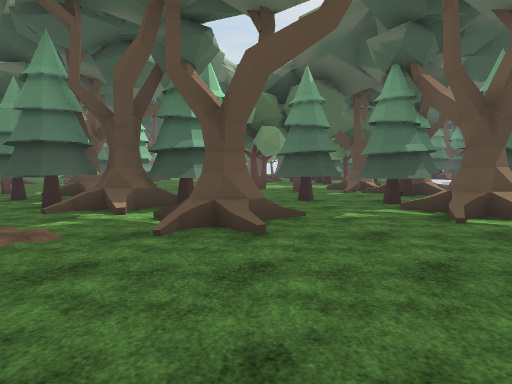
view 1 (above)

24 first-person views from a walk through a 3-D level made in the Unity game engine. The camera is 1.4 m above the floor, tilts 4° down and sees 70° across. The floor is counted in squares, 2 m on a side. Each view is taken from the middle of a square. On the plan, view 1 faces up. The plan holds only what a view shows up to about 11 squares ahead; the rest is blank. The place goes on beyond the plan. The player is left out. Some surface patterns are stand-ins.

view 2
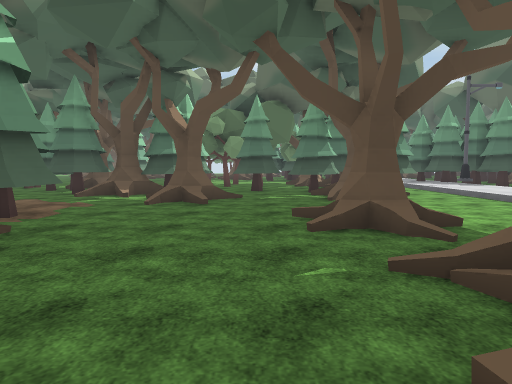

view 3
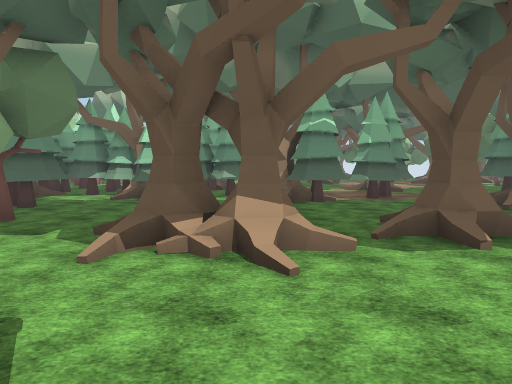

view 4
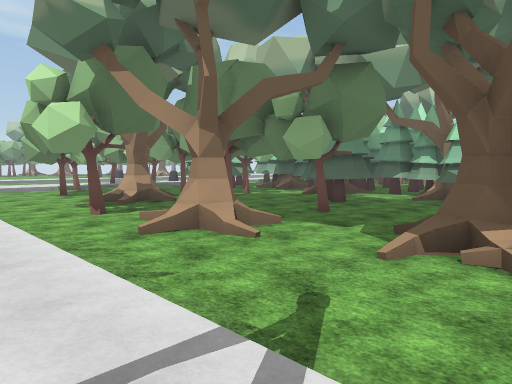

view 5
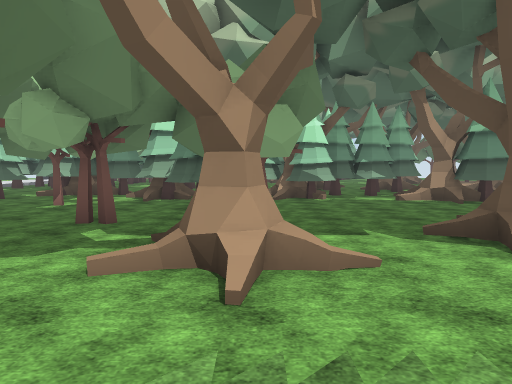

view 6
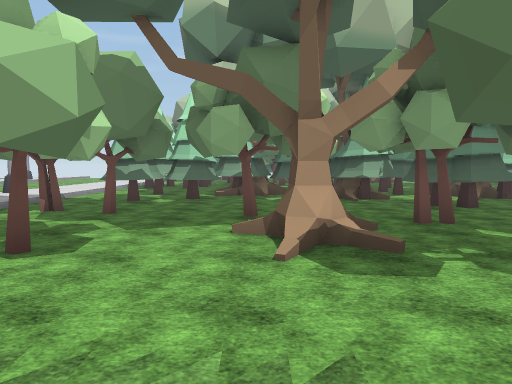

view 7
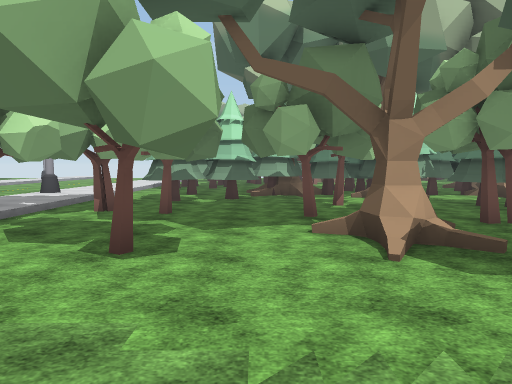

view 8
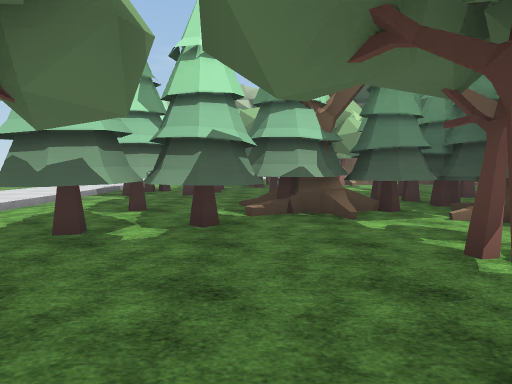

view 9
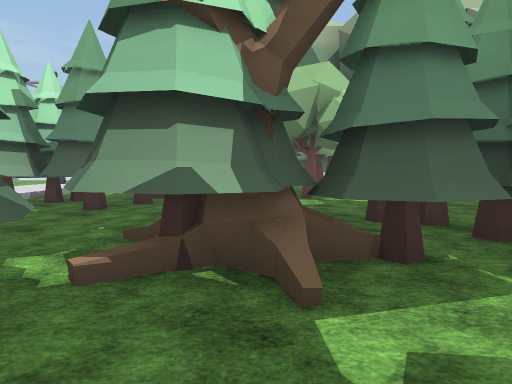

view 10
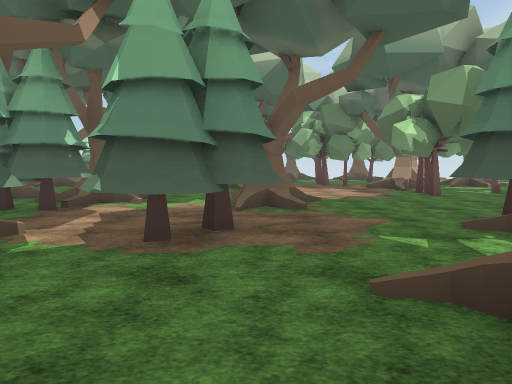

view 11
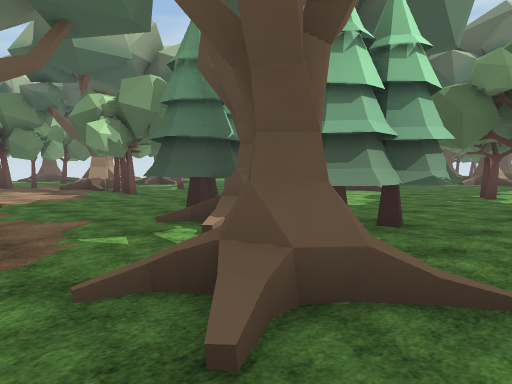

view 12
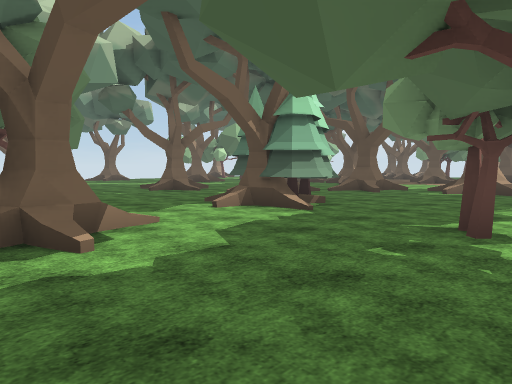

view 13
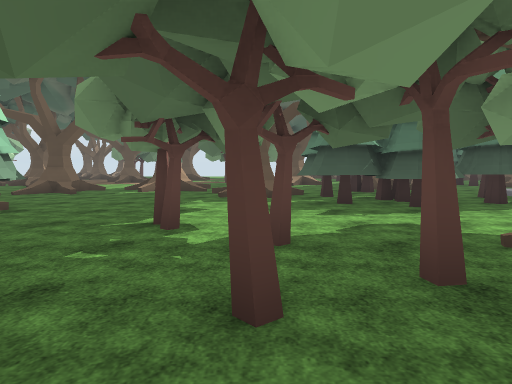

view 14
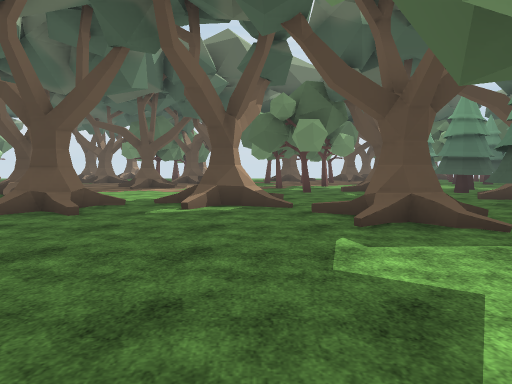

view 15
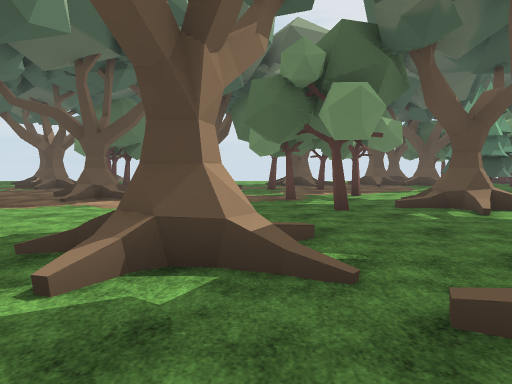

view 16
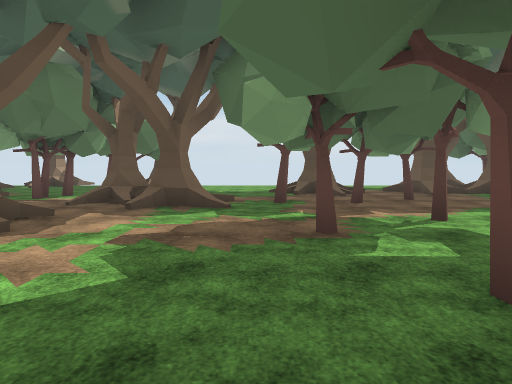

view 17
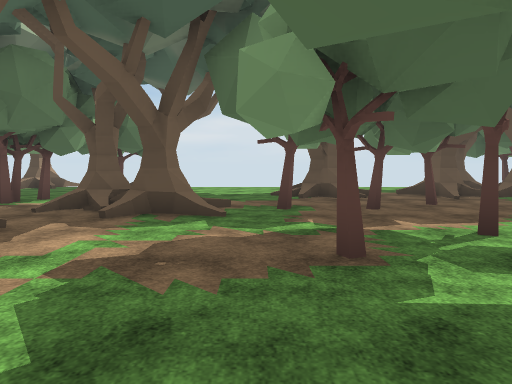

view 18
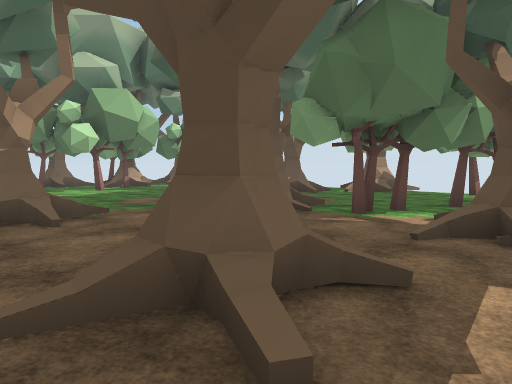

view 19
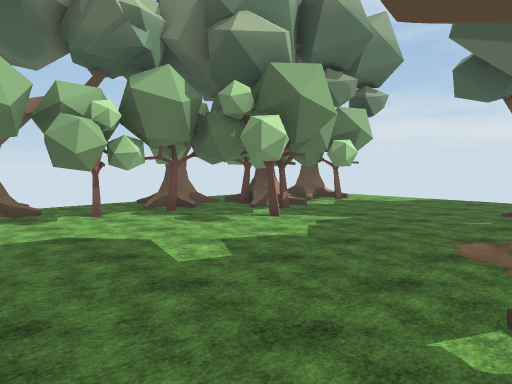

view 20
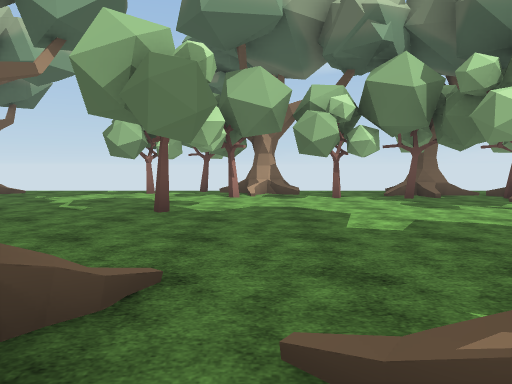

view 21
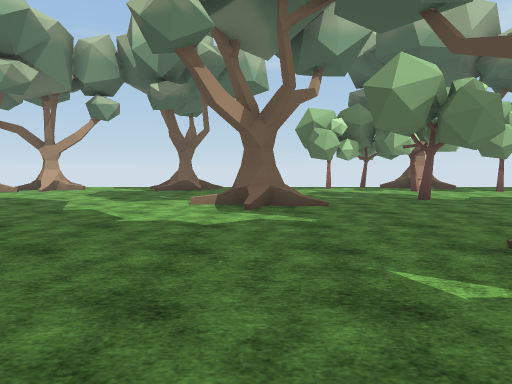

view 22
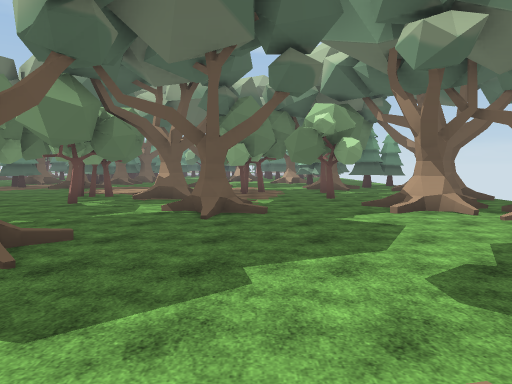

view 23
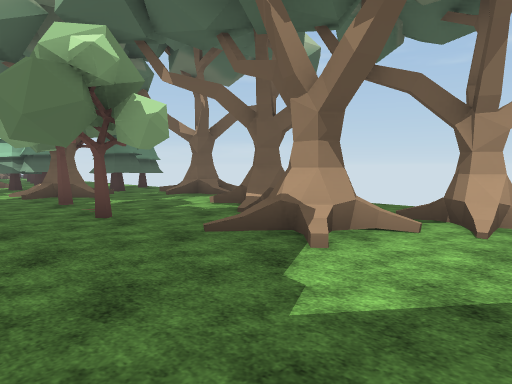

view 24
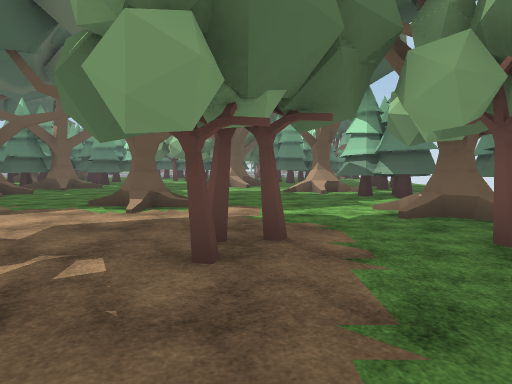

### Floor plan
Key: @ floor where view 1 was taken; # wall or solid block; x gap in a wall; . main floor; : floor 0.25 m higher than the main floor; / step, stairs or slope; = window, fence, low wall or low ledge; O other object.
Columns run from 19 left of view 1 to 7 right of it. Each row starts with its distance up from view 1.
 34           O
 33      ...  O.#
 32  OO .... .....O ..
 31   O#....OO...#O...
 30    ...... ...#  .. O.OOOO
 29  .O#.....  ...  ..//...OO
 28  /./..... OO#.O  ...#..
 27 .O/.#.... ....OO/#.#...
 26 .//............//.....
 25 .............O/....#.. #
 24 .........OO..O/...#.. ##
 23 O=.......// ./......O  ##
 22 #.#.#...// O .....#.OO##
 21 ......../O O .........##
 20 .#......./.   .. ......O
 19 ...../....... ..OO.... O
 18 .....O/......OO.O../.##
 17 ...../.............O##. /
 16  O..........O.......#####
 15  /.......  .  ......#####
 14  ........O..####......#.
 13  /............O#........
 12  O/...............#....
 11  /O/...O..............O
 10  .OO... ...........#...
  9   /.... ..#..#.O......#O
  8  O..#...O/....##....#.##
  7  .......OOx#..##  #.#####/:
  6  ...#..........##O#...#../:
  5 O../.............//O..OO./:
  4  ./O/............./O...../
  3  ## /..//..  OO.#........
  2  #......O.......##...O...
  1  ###....  .......#...OO..
  0    ##.... ..OO#..O#@...../
 -1    /O/... ....#.//.../O../:
 -2           ..O####..../O../:
 -3             O  ###......./:
 -4       OO       ###....././:
 -5                ##..#../O//:
 -6              ####.##..//./
 -7        O     #####...#.#./
 -8        #  ..######......./
 -9          ##..#.##.#...O../
-10             #  O#...#..../:
-11            .#..###......./:
-12            ##...##.....#./
-13            ##..#.###.....

Where each view was taken, in squares from view 1:
view 1: 0 up, 0 right, facing up
view 2: 3 down, 1 right, facing up
view 3: 1 down, 7 right, facing left
view 4: 1 down, 7 right, facing down-left
view 5: 5 down, 7 right, facing left
view 6: 10 down, 7 right, facing left
view 7: 11 down, 7 right, facing left
view 8: 11 down, 2 right, facing left
view 9: 10 down, 1 left, facing left
view 10: 3 up, 1 right, facing left
view 11: 3 up, 1 right, facing up-left
view 12: 8 up, 0 right, facing up-left
view 13: 8 up, 0 right, facing up
view 14: 12 up, 2 left, facing up
view 15: 16 up, 2 left, facing up
view 16: 20 up, 2 left, facing up
view 17: 21 up, 2 left, facing up
view 18: 23 up, 4 left, facing up-left
view 19: 22 up, 10 left, facing up-left
view 20: 23 up, 9 left, facing left
view 21: 18 up, 7 left, facing left
view 22: 18 up, 13 left, facing down
view 23: 13 up, 13 left, facing down-left
view 24: 9 up, 13 left, facing down
